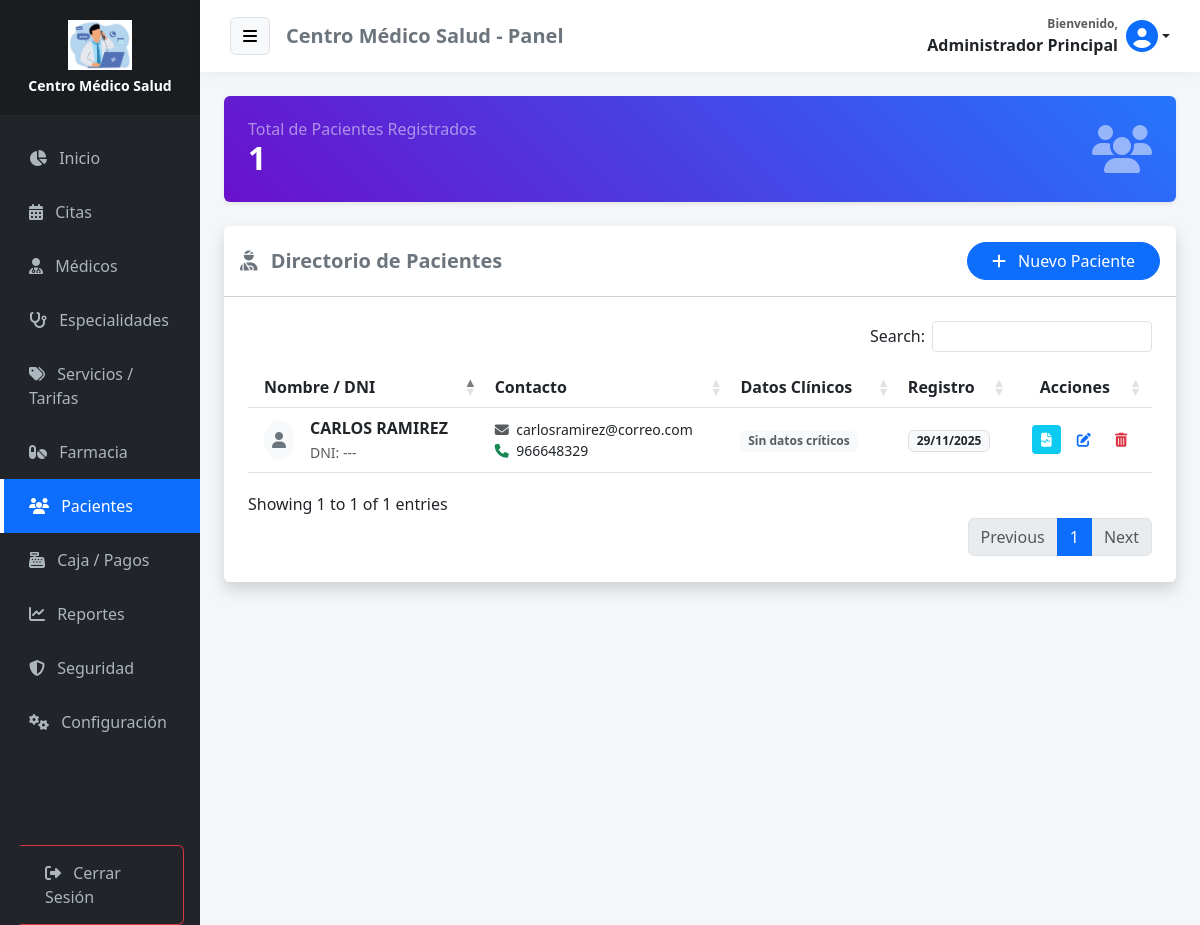
Page /pacientes (signed in) on the committed database.
### tables this page shows
CREATE TABLE IF NOT EXISTS `configuracion` (
  `id` int NOT NULL,
  `nombre_clinica` varchar(100) DEFAULT NULL,
  `direccion` varchar(255) DEFAULT NULL,
  `telefono` varchar(50) DEFAULT NULL,
  `email` varchar(100) DEFAULT NULL,
  `moneda` varchar(5) DEFAULT 'S/.',
  `logo` varchar(255) DEFAULT NULL,
  PRIMARY KEY (`id`)
);

CREATE TABLE IF NOT EXISTS `usuarios` (
  `id_usuario` int NOT NULL AUTO_INCREMENT,
  `nombre` varchar(100) NOT NULL,
  `documento_identidad` varchar(20) DEFAULT NULL,
  `email` varchar(100) NOT NULL,
  `telefono` varchar(20) DEFAULT NULL,
  `grupo_sanguineo` varchar(5) DEFAULT NULL,
  `alergias` text,
  `enfermedades_cronicas` text,
  `password` varchar(255) NOT NULL,
  `avatar` varchar(255) DEFAULT NULL,
  `id_rol` int DEFAULT NULL,
  `fecha_creacion` timestamp NULL DEFAULT CURRENT_TIMESTAMP,
  PRIMARY KEY (`id_usuario`),
  UNIQUE KEY `email` (`email`),
  KEY `id_rol` (`id_rol`),
  CONSTRAINT `usuarios_ibfk_1` FOREIGN KEY (`id_rol`) REFERENCES `roles` (`id_rol`)
);

### app/controllers/PacienteController.php (called while the page is built, shortened)
<?php
require_once APP_ROOT . '/models/Paciente.php';
class PacienteController {
    public function index() {
        $database = new Database();
        $db = $database->connect();
        $pacienteModel = new Paciente($db);
        $resultado = $pacienteModel->leer();
        require_once APP_ROOT . '/views/admin/pacientes.php';
    }
}

### app/models/Configuracion.php (called while the page is built, shortened)
<?php
class Configuracion {
    private $conn;
    private $table = 'configuracion';
    public function __construct($db) {
        $this->conn = $db;
    }
    public function obtener() {
        $query = "SELECT * FROM " . $this->table . " WHERE id = 1";
        $stmt = $this->conn->prepare($query);
        $stmt->execute();
        return $stmt->fetch(PDO::FETCH_ASSOC);
    }
}

### app/models/Paciente.php (called while the page is built, shortened)
<?php
class Paciente {
    private $conn;
    private $table = 'usuarios';
    public function __construct($db) {
        $this->conn = $db;
    }
    public function leer() {
        $query = 'SELECT id_usuario, nombre, documento_identidad, email, telefono,
                         grupo_sanguineo, alergias, enfermedades_cronicas,
                         fecha_creacion
                  FROM ' . $this->table . '
                  WHERE id_rol = 3
                  ORDER BY nombre ASC';
        $stmt = $this->conn->prepare($query);
        $stmt->execute();
        return $stmt;
    }
}

### app/views/admin/pacientes.php (the view, shortened to what this page needs)
<?php require_once APP_ROOT . '/views/layouts/header.php'; ?>
<div class="row mb-4">
    <div class="col-md-12">
        <div class="card border-0 shadow-sm text-white" style="background: linear-gradient(45deg, #6a11cb, #2575fc);">
            <div class="card-body d-flex align-items-center justify-content-between p-4">
                <div>
                    <h6 class="mb-0 text-white-50">Total de Pacientes Registrados</h6>
                    <h2 class="mb-0 fw-bold"><?php echo $resultado->rowCount(); ?></h2>
                </div>
                <i class="fas fa-users fa-3x opacity-50"></i>
            </div>
        </div>
    </div>
</div>
<div class="card shadow border-0">
    <div class="card-header bg-white py-3 d-flex justify-content-between align-items-center">
        <h5 class="mb-0 text-secondary fw-bold"><i class="fas fa-user-injured me-2"></i> Directorio de Pacientes</h5>
        <button class="btn btn-primary rounded-pill px-4" data-bs-toggle="modal" data-bs-target="#modalPaciente">
            <i class="fas fa-plus me-2"></i> Nuevo Paciente
        </button>
    </div>
    <div class="card-body p-4">
        <div class="table-responsive">
            <table class="table table-hover align-middle" id="tablaPro">
                <thead class="bg-light text-secondary">
                    <tr>
                        <th class="ps-3">Nombre / DNI</th>
                        <th>Contacto</th>
                        <th>Datos Clínicos</th>
                        <th>Registro</th>
                        <th class="text-center">Acciones</th>
                    </tr>
                </thead>
                <tbody>
                    <?php if($resultado->rowCount() > 0): ?>
                        <?php while($row = $resultado->fetch(PDO::FETCH_ASSOC)): ?>
                            <?php
                                $telefono = $row['telefono'] ?? '';
                                $alergias = $row['alergias'] ?? '';
                                $cronicas = $row['enfermedades_cronicas'] ?? '';
                                $sangre = $row['grupo_sanguineo'] ?? '';
                                $dni = $row['documento_identidad'] ?? '---';
                            ?>
                        <tr>
                            <td class="ps-3">
                                <div class="d-flex align-items-center">
                                    <div class="bg-light rounded-circle p-2 me-3 text-secondary"><i class="fas fa-user"></i></div>
                                    <div>
                                        <div class="fw-bold text-dark"><?php echo $row['nombre']; ?></div>
                                        <small class="text-muted">DNI: <?php echo $dni; ?></small>
                                    </div>
                                </div>
                            </td>
                            <td>
                                <div class="d-flex flex-column">
                                    <small><i class="fas fa-envelope me-1 text-muted"></i> <?php echo $row['email']; ?></small>
                                    <small><i class="fas fa-phone me-1 text-success"></i> <?php echo $telefono ? $telefono : 'Sin Nro'; ?></small>
                                </div>
                            </td>
                            <td>
                                <?php if(empty($alergias) && empty($cronicas)): ?>
                                    <span class="badge bg-light text-muted">Sin datos críticos</span>
                                <?php endif; ?>
                            </td>
                            <td>
                                <span class="badge bg-light text-dark border">
                                    <?php echo date('d/m/Y', strtotime($row['fecha_creacion'])); ?>
                                </span>
                            </td>
                            <td class="text-center">
                                <a href="<?php echo BASE_URL; ?>/pacientes/historial?id=<?php echo $row['id_usuario']; ?>" class="btn btn-sm btn-info text-white border-0 me-1" title="Historia Clínica">
                                    <i class="fas fa-file-medical-alt"></i>
                                </a>
                                <button class="btn btn-sm btn-outline-primary border-0 me-1"
                                        data-bs-toggle="modal"
                                        data-bs-target="#modalEditar"
                                        onclick="cargarDatosEditar('<?php echo $row['id_usuario']; ?>', '<?php echo $row['nombre']; ?>', '<?php echo $dni; ?>', '<?php echo $row['email']; ?>', '<?php echo $telefono; ?>', '<?php echo $sangre; ?>', `<?php echo $alergias; ?>`, `<?php echo $cronicas; ?>`)">
                                    <i class="fas fa-edit"></i>
                                </button>
                                <a href="#" onclick="confirmarEliminacion(<?php echo $row['id_usuario']; ?>)" class="btn btn-sm btn-outline-danger border-0" title="Eliminar">
                                    <i class="fas fa-trash-alt"></i>
                                </a>
                            </td>
                        </tr>
                        <?php endwhile; ?>
                    <?php endif; ?>
                </tbody>
            </table>
        </div>
    </div>
</div>
<?php require_once APP_ROOT . '/views/layouts/footer.php'; ?>

### app/views/layouts/header.php (shortened to what this page needs)
<?php
require_once APP_ROOT . '/models/Configuracion.php';
$db_header = new Database();
$conn_header = $db_header->connect();
$configModel_header = new Configuracion($conn_header);
$empresa_header = $configModel_header->obtener();
$nombre_app = !empty($empresa_header['nombre_clinica']) ? $empresa_header['nombre_clinica'] : 'MediCitas';
$logo_app = !empty($empresa_header['logo']) ? $empresa_header['logo'] : null;
?>
<!DOCTYPE html>
<html lang="es">
<head>
    <link href="https://cdn.jsdelivr.net/npm/bootstrap@5.3.0/dist/css/bootstrap.min.css" rel="stylesheet">
    <link rel="stylesheet" href="https://cdnjs.cloudflare.com/ajax/libs/font-awesome/6.4.0/css/all.min.css">
    <link rel="stylesheet" href="https://cdn.datatables.net/1.13.4/css/dataTables.bootstrap5.min.css">
    <link rel="stylesheet" href="https://cdn.datatables.net/buttons/2.3.6/css/buttons.bootstrap5.min.css">
    <link href="https://cdn.jsdelivr.net/npm/select2@4.1.0-rc.0/dist/css/select2.min.css" rel="stylesheet" />
    <link rel="stylesheet" href="https://cdn.jsdelivr.net/npm/select2-bootstrap-5-theme@1.3.0/dist/select2-bootstrap-5-theme.min.css" />
</head>
<body>
<div class="container-fluid">
    <div class="row flex-nowrap">
        <div class="col-auto col-md-3 col-xl-2 px-0 sidebar-col bg-dark" id="sidebar">
            <div class="logo-area">
                <?php if($logo_app && file_exists(APP_ROOT . '/../public/uploads/' . $logo_app)): ?>
                    <div class="mb-2"><img src="<?php echo BASE_URL; ?>/uploads/<?php echo $logo_app; ?>" alt="Logo" class="img-fluid" style="max-height: 50px; object-fit: contain;"></div>
                    <h6 class="text-white mb-0 fw-bold small"><?php echo $nombre_app; ?></h6>
                <?php else: ?>
                    <h4 class="text-white mb-0"><i class="fas fa-heartbeat text-primary"></i> <?php echo $nombre_app; ?></h4>
                <?php endif; ?>
            </div>
            <div class="sidebar-menu mt-3">
                <?php $uri = $_SERVER['REQUEST_URI']; ?>
                <?php $rol = isset($_SESSION['user_role_id']) ? $_SESSION['user_role_id'] : 0; ?>
                <a href="<?php echo BASE_URL; ?>/home" class="<?php echo (strpos($uri, 'home') !== false) ? 'active' : ''; ?>"><i class="fas fa-chart-pie me-2"></i> Inicio</a>
                <a href="<?php echo BASE_URL; ?>/citas" class="<?php echo (strpos($uri, 'citas') !== false) ? 'active' : ''; ?>"><i class="fas fa-calendar-alt me-2"></i> Citas</a>
                <?php if($rol == 1): ?>
                    <a href="<?php echo BASE_URL; ?>/medicos" class="<?php echo (strpos($uri, 'medicos') !== false) ? 'active' : ''; ?>"><i class="fas fa-user-md me-2"></i> Médicos</a>
                    <a href="<?php echo BASE_URL; ?>/especialidades" class="<?php echo (strpos($uri, 'especialidades') !== false) ? 'active' : ''; ?>"><i class="fas fa-stethoscope me-2"></i> Especialidades</a>
                    <a href="<?php echo BASE_URL; ?>/servicios" class="<?php echo (strpos($uri, 'servicios') !== false) ? 'active' : ''; ?>"><i class="fas fa-tags me-2"></i> Servicios / Tarifas</a>
                <?php endif; ?>
                <?php if($rol == 1 || $rol == 4): ?>
                    <a href="<?php echo BASE_URL; ?>/medicamentos" class="<?php echo (strpos($uri, 'medicamentos') !== false) ? 'active' : ''; ?>"><i class="fas fa-pills me-2"></i> Farmacia</a>
                    <a href="<?php echo BASE_URL; ?>/pacientes" class="<?php echo (strpos($uri, 'pacientes') !== false) ? 'active' : ''; ?>"><i class="fas fa-users me-2"></i> Pacientes</a>
                    <a href="<?php echo BASE_URL; ?>/pagos" class="<?php echo (strpos($uri, 'pagos') !== false) ? 'active' : ''; ?>"><i class="fas fa-cash-register me-2"></i> Caja / Pagos</a>
                <?php endif; ?>
                <?php if($rol == 1): ?>
                    <a href="<?php echo BASE_URL; ?>/reportes" class="<?php echo (strpos($uri, 'reportes') !== false) ? 'active' : ''; ?>"><i class="fas fa-chart-line me-2"></i> Reportes</a>
                    <a href="<?php echo BASE_URL; ?>/auditoria" class="<?php echo (strpos($uri, 'auditoria') !== false) ? 'active' : ''; ?>"><i class="fas fa-shield-alt me-2"></i> Seguridad</a>
                    <a href="<?php echo BASE_URL; ?>/configuracion" class="<?php echo (strpos($uri, 'configuracion') !== false) ? 'active' : ''; ?>"><i class="fas fa-cogs me-2"></i> Configuración</a>
                <?php endif; ?>
                <div class="mt-5 pt-5 px-3">
                    <a href="<?php echo BASE_URL; ?>/auth/logout" class="btn btn-outline-danger w-100 text-start"><i class="fas fa-sign-out-alt me-2"></i> Cerrar Sesión</a>
                </div>
            </div>
        </div>
        <div class="col content-col">
            <div class="top-navbar mb-4">
                <div class="d-flex align-items-center">
                    <button class="btn btn-light me-3 border" id="menu-toggle"><i class="fas fa-bars"></i></button>
                    <h5 class="m-0 text-secondary fw-bold d-none d-md-block"><?php echo $nombre_app; ?> - Panel</h5>
                </div>
                <div class="d-flex align-items-center">
                    <div class="dropdown">
                        <a class="nav-link dropdown-toggle fw-bold text-dark d-flex align-items-center" href="#" role="button" data-bs-toggle="dropdown" aria-expanded="false">
                            <div class="me-2 text-end d-none d-md-block">
                                <small class="d-block text-muted" style="font-size: 0.75rem;">Bienvenido,</small>
                                <span><?php echo $_SESSION['user_name'] ?? 'Usuario'; ?></span>
                            </div>
                            <?php if(!empty($_SESSION['user_avatar']) && file_exists(APP_ROOT . '/../public/uploads/' . $_SESSION['user_avatar'])): ?>
                                <img src="<?php echo BASE_URL; ?>/uploads/<?php echo $_SESSION['user_avatar']; ?>" class="rounded-circle border" style="width: 40px; height: 40px; object-fit: cover;">
                            <?php else: ?>
                                <i class="fas fa-user-circle fa-2x text-primary"></i>
                            <?php endif; ?>
                        </a>
                    </div>
                </div>
            </div>
            <div class="container-fluid px-4">

### app/views/layouts/header.php (style rules this page uses)
body { background-color: #f4f6f9; font-family: 'Segoe UI', sans-serif; overflow-x: hidden; }
.sidebar-col { min-height: 100vh; background: #212529; box-shadow: 2px 0 5px rgba(0,0,0,0.1); padding: 0; transition: all 0.3s; }
.logo-area { background: #1a1d20; padding: 20px 0; text-align: center; }
.sidebar-menu a { color: #adb5bd; text-decoration: none; display: block; padding: 15px 25px; border-left: 4px solid transparent; transition: 0.3s; }
.sidebar-menu a.active { background: #0d6efd; color: white; border-left-color: white; }
.content-col { padding: 0; background-color: #f4f6f9; transition: all 0.3s; }
.top-navbar { background: white; padding: 15px 30px; box-shadow: 0 2px 10px rgba(0,0,0,0.05); display: flex; justify-content: space-between; align-items: center; }

### rows in the picture
configuracion: logo (picture), nombre_clinica "Centro Médico Salud"
usuarios: nombre "CARLOS RAMIREZ", documento_identidad "---", email "carlosramirez@correo.com", telefono "966648329", fecha_creacion "29/11/2025"

### other values in the picture
$_SESSION['user_name'] "Administrador Principal"
$resultado->rowCount() "1"
